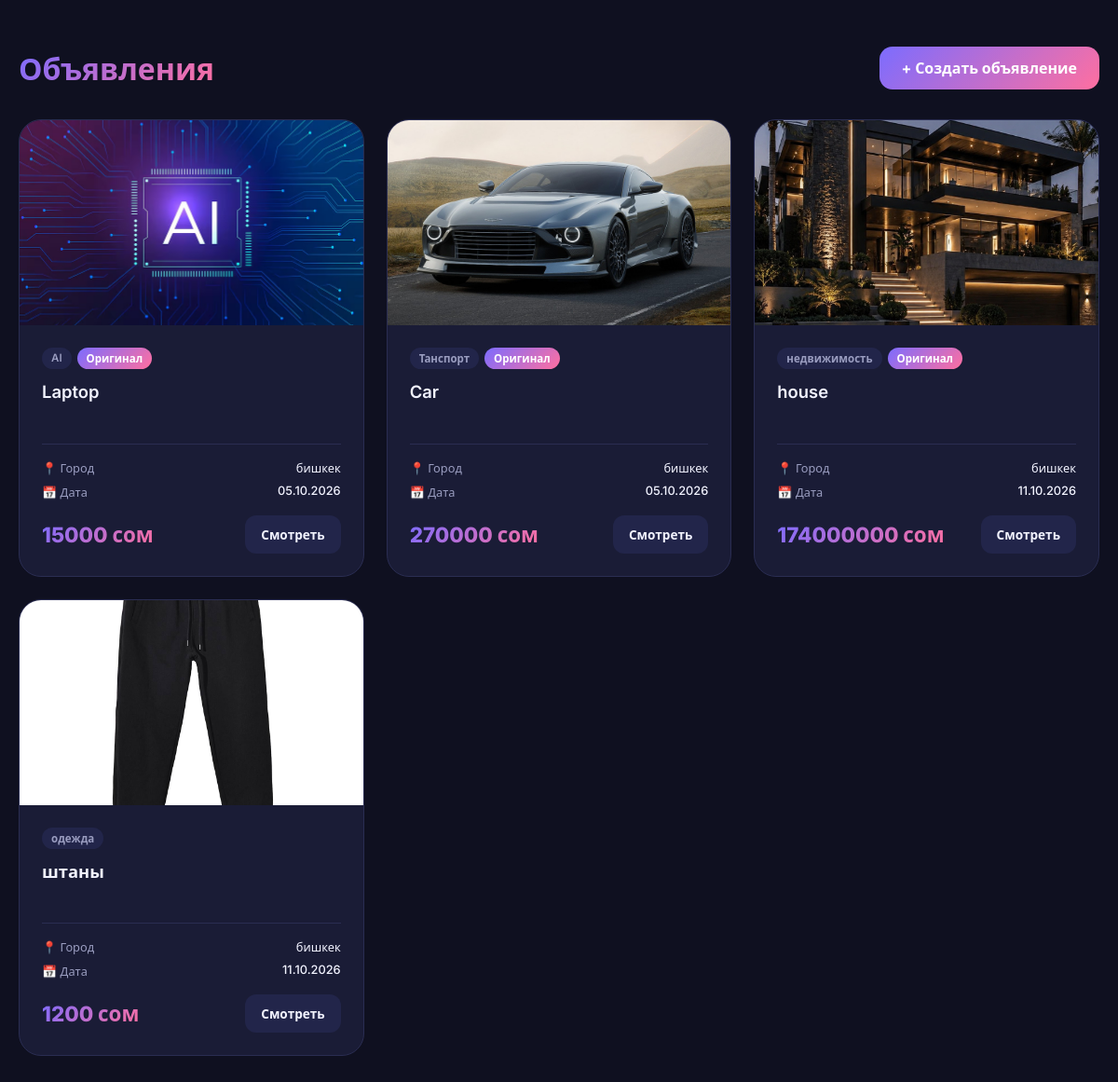
The app's page /product/ with its own data.
### lalafo_app/models.py (models this page shows, shortened)
class Product(models.Model):
    product_name = models.CharField(max_length=100)
    price = models.PositiveSmallIntegerField()
    category = models.ForeignKey(Category, on_delete=models.CASCADE, null=True, blank=True)
    phone_number = PhoneNumberField()
    city = models.CharField(max_length=40)
    type = models.BooleanField(default=False)
    product_image = models.ImageField(upload_to = 'product_photo/', null=True, blank=True)
    descriptions = models.TextField(null=True, blank=True)
    number_product = models.PositiveIntegerField()
    created_date = models.DateTimeField(auto_now_add=True)

class Category(models.Model):
    category_name = models.CharField(max_length=100, unique=True)
    category_image = models.ImageField(upload_to = 'category_photo/')
    def __str__(self):
        return self.category_name

### lalafo_app/views.py (the view)
# urls.py: path('product/', ProductListView.as_view(), name='product_list'),
class ProductListView(ListView):
    queryset = Product.objects.all()
    context_object_name = 'products'
    template_name = 'product_list.html'

### lalafo_app/templates/product_list.html (shortened to what this page needs)
<!DOCTYPE html>
<html lang="ru">
<head>
</head>
<body>
<div class="container">
  <div class="page-head">
    <h1>Объявления</h1>
    <a class="create-btn" href="{% url 'product_create' %}">+ Создать объявление</a>
  </div>
  <ul class="products-grid">
    {% for i in products %}
    <li class="product-card">
      <a class="product-image-link" href="{% url 'product_detail' i.pk %}">
        {% if i.product_image %}
          <img class="product-image" src="{{ i.product_image.url }}" alt="{{ i.product_name }}">
        {% else %}
          <div class="product-no-image">Нет фото</div>
        {% endif %}
      </a>
      <div class="product-content">
        <div class="product-tags">
          {% if i.category %}<span class="product-tag">{{ i.category }}</span>{% endif %}
          {% if i.type %}<span class="product-tag product-tag--orig">Оригинал</span>{% endif %}
        </div>
        <h3 class="product-title">
          <a href="{% url 'product_detail' i.pk %}">{{ i.product_name }}</a>
        </h3>
        <div class="product-meta">
          <div class="product-meta-row">
            <span>📍 Город</span>
            <b>{{ i.city }}</b>
          </div>
          <div class="product-meta-row">
            <span>📅 Дата</span>
            <b>{{ i.created_date|date:"d.m.Y" }}</b>
          </div>
        </div>
        <div class="product-footer">
          <div class="product-price">{{ i.price }} сом</div>
          <a class="product-btn" href="{% url 'product_detail' i.pk %}">Смотреть</a>
        </div>
      </div>
    </li>
    {% empty %}
    <li class="empty">Объявлений пока нет. Нажмите «Создать объявление».</li>
    {% endfor %}
  </ul>
</div>
</body>
</html>

### lalafo_app/templates/product_list.html (style rules this page uses)
:root { --bg: #0f1020; --card: #1a1c36; --card-2: #22254a; --text: #f2f3ff; --muted: #9a9dc0; --border: #2a2d52; --primary: #7c6cff; --accent: #ff6fa0; --radius: 24px; }
* { margin: 0; padding: 0; box-sizing: border-box; }
body { font-family: "Inter", system-ui, sans-serif; background: var(--bg); color: var(--text); min-height: 100vh; }
a { color: inherit; text-decoration: none; }
.container { width: min(1200px, 100% - 40px); margin-inline: auto; padding: 50px 0 80px; }
.page-head { display: flex; justify-content: space-between; align-items: center; gap: 16px; flex-wrap: wrap; margin-bottom: 32px; }
h1 { font-size: 2rem; font-weight: 800; background: linear-gradient(135deg, var(--primary), var(--accent)); -webkit-background-clip: text; background-clip: text; color: transparent; width: fit-content; }
.create-btn { padding: 12px 24px; border-radius: 14px; font-weight: 700; color: #fff; background: linear-gradient(135deg, var(--primary), var(--accent)); transition: transform 0.25s ease, box-shadow 0.25s ease; }
.products-grid { display: grid; grid-template-columns: repeat(auto-fill, minmax(280px, 1fr)); gap: 24px; list-style: none; }
.product-card { background: var(--card); border-radius: var(--radius); border: 1px solid var(--border); overflow: hidden; display: flex; flex-direction: column; transition: transform 0.25s ease, box-shadow 0.25s ease; }
.product-image-link { display: block; width: 100%; height: 220px; position: relative; background: var(--card-2); overflow: hidden; }
.product-image { width: 100%; height: 100%; object-fit: cover; transition: transform 0.3s ease; }
.product-content { padding: 24px; display: flex; flex-direction: column; flex-grow: 1; }
.product-tags { display: flex; gap: 6px; margin-bottom: 12px; flex-wrap: wrap; }
.product-tag { padding: 4px 10px; border-radius: 999px; font-size: 0.72rem; font-weight: 600; background: var(--card-2); color: var(--muted); }
.product-tag--orig { background: linear-gradient(135deg, var(--primary), var(--accent)); color: #fff; }
.product-title { font-size: 1.15rem; font-weight: 600; line-height: 1.4; margin-bottom: 16px; display: -webkit-box; -webkit-line-clamp: 2; -webkit-box-orient: vertical; overflow: hidden; height: 2.8em; }
.product-meta { margin-top: auto; padding-top: 16px; border-top: 1px solid var(--border); display: grid; gap: 8px; }
.product-meta-row { display: flex; justify-content: space-between; font-size: 0.8rem; color: var(--muted); }
.product-meta-row b { color: var(--text); font-weight: 500; }
.product-footer { margin-top: 16px; display: flex; justify-content: space-between; align-items: center; }
.product-price { font-size: 1.4rem; font-weight: 800; background: linear-gradient(135deg, var(--primary), var(--accent)); -webkit-background-clip: text; background-clip: text; color: transparent; }
.product-btn { padding: 10px 16px; background: var(--card-2); border-radius: 12px; font-size: 0.85rem; font-weight: 700; transition: 0.2s; border: 1px solid transparent; }

### records on screen
Product: product_image (picture), category "AI", type "Оригинал", product_name "Laptop", city "бишкек", created_date "05.10.2026"
Product: product_image (picture), category "Танспорт", type "Оригинал", product_name "Car", city "бишкек", created_date "05.10.2026"
Product: product_image (picture), category "недвижимость", type "Оригинал", product_name "house", city "бишкек", created_date "11.10.2026"
Product: product_image (picture), category "одежда", product_name "штаны", city "бишкек", created_date "11.10.2026"
